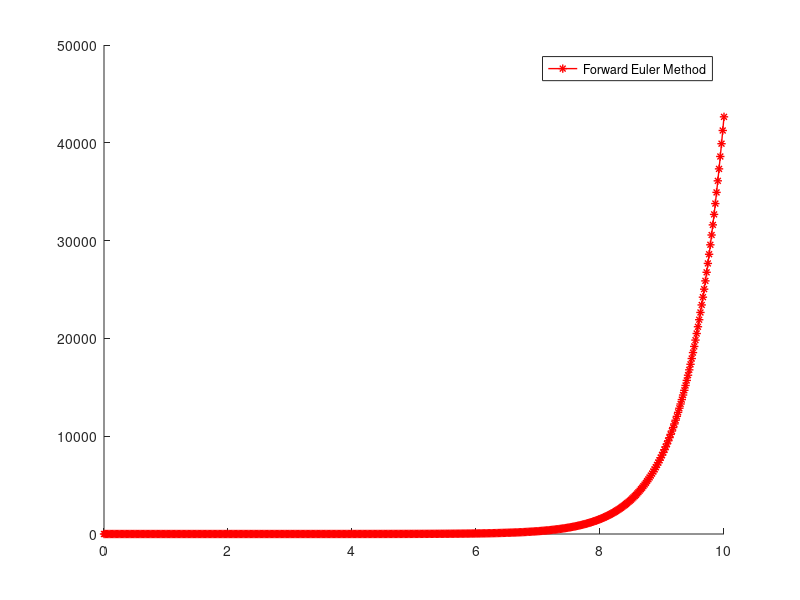
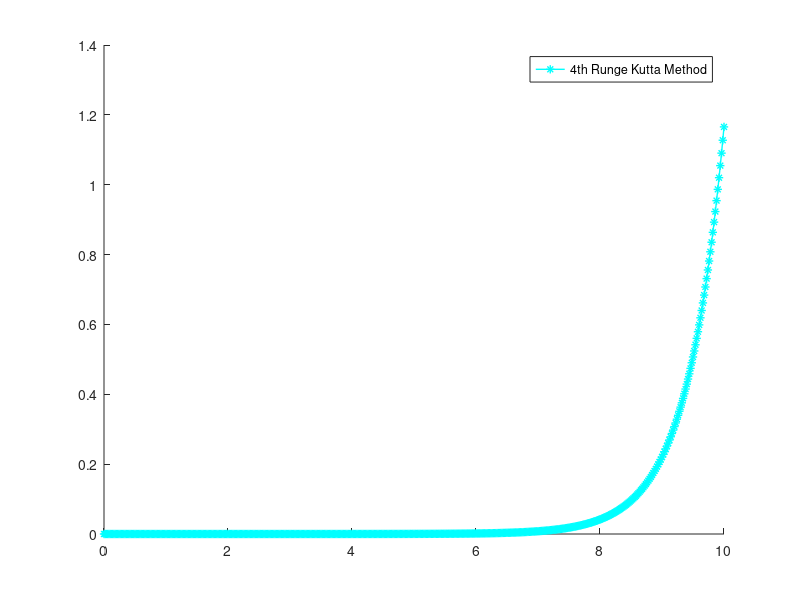

The MATLAB source for these figures, in order:
clear
%% 1 NMDE
lambda = 5;
t0 = 0; 
T = 10;

%% equation: 
%% y' = -5*y 
%% y(0) = 1
f = @(y)-lambda*y;

%% Timesteps:
h = 0.02;
N = (T-t0)/h; 
T = h*N+t0;

%% exact solution:
true_sol = @(t) exp(-5*t);
tt = t0:h:T;
yy = true_sol(tt);

%% Simpson's Method, obtained y(n+1) with Farward Euler Method:
yfe(1) = 1;
yfe(2) = yfe(1) + h*f(yfe(1));

for n = 1:N
    yfe(n+2) = fzero(@(x) x - yfe(n) - (h/3)*(f(yfe(n))+4*f(yfe(n+1))+f(x)), yfe(n)); 
end

%% Simpson's Method, obtained y(n+1) with 4th order Runge Kutta Method:
yrk(1) = 1;

    K1 = f(yrk(1));
    K2 = f(yrk(1) + h*K1/2);
    K3 = f(yrk(1) + h*K2/2);
    K4 = f(yrk(1) + h*K3);
    yrk(2) = yrk(1) + h*(K1 + 2*K2 + 2*K3 + K4)/6;

for n = 1:N
    yrk(n+2) = fzero(@(z)  z - yrk(n) - (h/3)*(f(yrk(n))+4*f(yrk(n+1))+f(z)), yrk(n)); 
end

%% plotting the errors:
yfe(end) = [];
yrk(end) = [];
err_fe = abs(yfe-yy);
err_rk = abs(yrk-yy);
display(err_fe);
display(err_rk);

figure(1)
hold on
plot(tt,err_fe,'*r-', 'Linewidth', 1)
tvec = linspace(t0,T);
legend('Forward Euler Method')
hold off 

figure(2)
hold on
plot(tt,err_rk,'*c-', 'Linewidth', 1)
tvec = linspace(t0,T);
legend('4th Runge Kutta Method')
hold off 